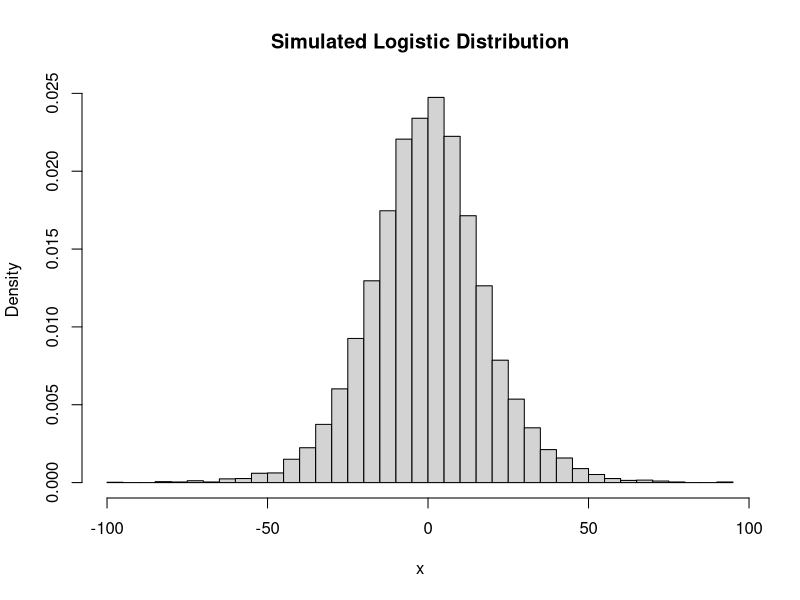
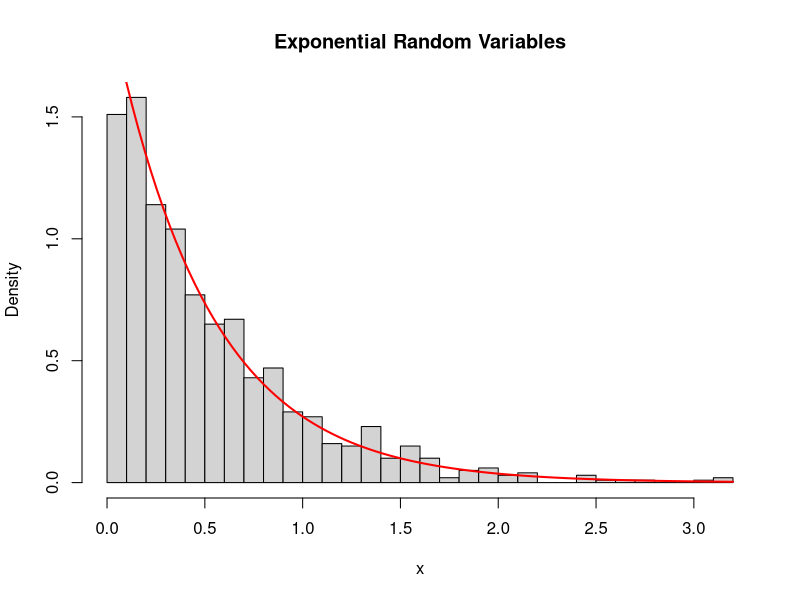
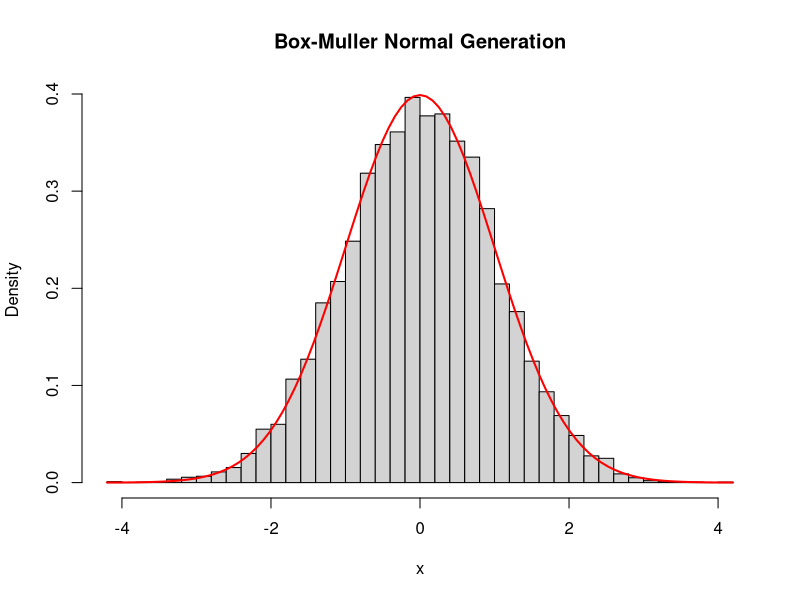
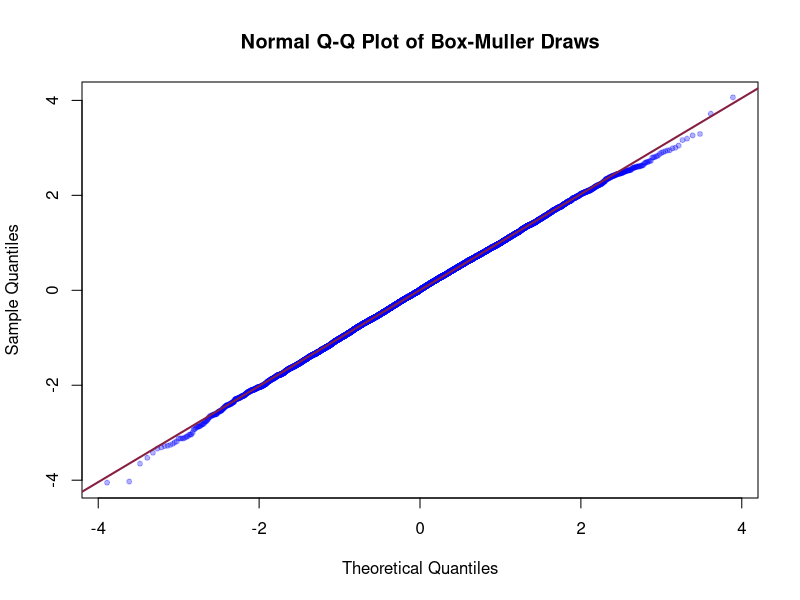
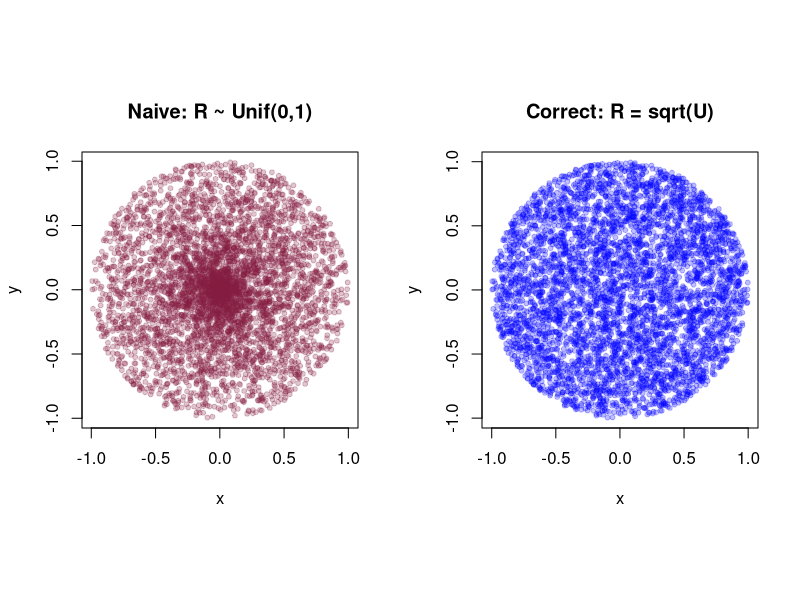

Source code (R) for these figures, in order:
## ---- chunk 1
logistic_rvgen <- function(lambda, n = 1) {
  u <- runif(n)
  -log((1 / u) - 1) / lambda
}
## ---- chunk 2
#| label: fig-logistic
#| fig-cap: "Histogram of 10,000 logistic draws generated by inverting the CDF."
#| fig-alt: "A symmetric bell-shaped histogram centered at zero, consistent with a logistic density."
set.seed(3504)

x <- logistic_rvgen(lambda = 0.1, n = 10000)

hist(
  x,
  probability = TRUE,
  breaks = 40,
  main = "Simulated Logistic Distribution",
  xlab = "x"
)
## ---- chunk 3
#| label: fig-exponential
#| fig-cap: "Exponential draws (rate = 2) with the true density overlaid in red."
#| fig-alt: "A histogram decaying from left to right that closely follows a red exponential density curve."
set.seed(3504)

lambda <- 2
u <- runif(1000)
x <- -log(u) / lambda

hist(
  x,
  probability = TRUE,
  breaks = 30,
  main = "Exponential Random Variables",
  xlab = "x"
)

curve(dexp(x, lambda), add = TRUE, col = "red", lwd = 2)
## ---- chunk 4
#| label: fig-boxmuller-hist
#| fig-cap: "Histogram of 10,000 Box–Muller normal draws with the standard normal density in red."
#| fig-alt: "A symmetric bell-shaped histogram closely matching a red standard normal density curve centered at zero."
set.seed(3504)

n <- 5000
u1 <- runif(n)
u2 <- runif(n)

R <- sqrt(-2 * log(u1))
theta <- 2 * pi * u2

x1 <- R * cos(theta)
x2 <- R * sin(theta)

z <- c(x1, x2)   # 2n = 10,000 independent N(0,1) draws

hist(
  z,
  probability = TRUE,
  breaks = 40,
  main = "Box-Muller Normal Generation",
  xlab = "x"
)

curve(dnorm(x), add = TRUE, col = "red", lwd = 2)
## ---- chunk 5
#| label: fig-boxmuller-qq
#| fig-cap: "Normal Q–Q plot of the Box–Muller draws; near-linearity indicates approximate normality."
#| fig-alt: "A quantile-quantile plot in which the points fall almost exactly along the diagonal reference line."
qqnorm(z, main = "Normal Q-Q Plot of Box-Muller Draws", pch = 20,
       col = rgb(0, 0, 1, 0.3))
qqline(z, col = "#861F41", lwd = 2)
## ---- chunk 6
#| label: fig-disk
#| fig-cap: "5000 samples on the unit disk. Left: the naive R ~ Uniform(0,1) scheme clusters near the center. Right: R = sqrt(U) spreads points evenly."
#| fig-alt: "Two square scatterplots of points inside a circle. The left panel shows points densely clustered near the center and sparse near the rim. The right panel shows points spread evenly across the entire disk."
set.seed(3504)

n <- 5000
u1 <- runif(n)
u2 <- runif(n)
theta <- 2 * pi * u2

# Naive (incorrect) scheme: R ~ Uniform(0,1)
r_naive <- u1
x_naive <- r_naive * cos(theta)
y_naive <- r_naive * sin(theta)

# Correct scheme: R = sqrt(U)
r_ok <- sqrt(u1)
x_ok <- r_ok * cos(theta)
y_ok <- r_ok * sin(theta)

par(mfrow = c(1, 2), pty = "s")

plot(x_naive, y_naive, asp = 1, pch = 20, col = rgb(0.52, 0.12, 0.25, 0.25),
     main = "Naive: R ~ Unif(0,1)", xlab = "x", ylab = "y")

plot(x_ok, y_ok, asp = 1, pch = 20, col = rgb(0, 0, 1, 0.25),
     main = "Correct: R = sqrt(U)", xlab = "x", ylab = "y")
## ---- chunk 7
c(naive = mean(r_naive < 0.5), correct = mean(r_ok < 0.5))
